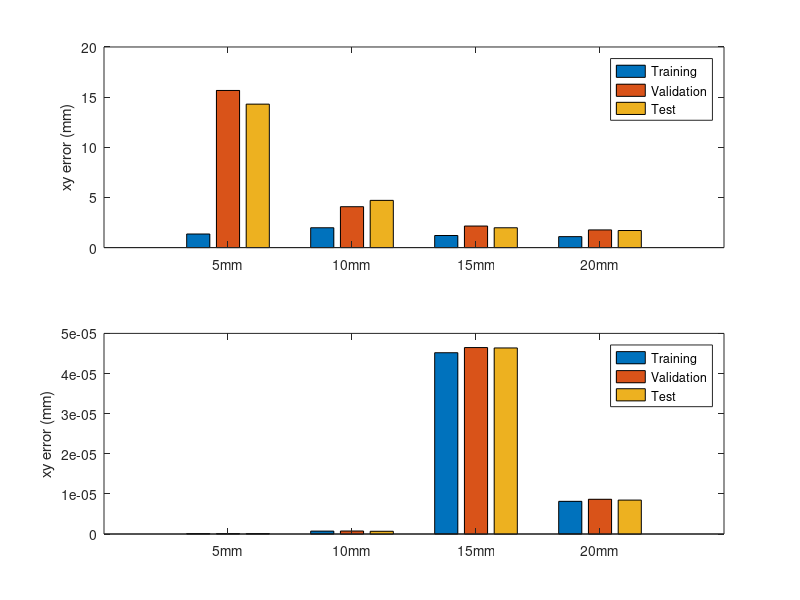

MATLAB code for this plot:
load('Extracted/Random/depthstrained.mat');

figure();
subplot(2,1,1);

bar(1000*[trainmeansd05(1) valmeansd05(1) testmeansd05(1);...
    trainmeansd10(1) valmeansd10(1) testmeansd10(1);...
    trainmeansd15(1) valmeansd15(1) testmeansd15(1);...
    trainmeansd20(1) valmeansd20(1) testmeansd20(1)]);
ylabel('xy error (mm)');
set(gca,'XTickLabel',{'5mm';'10mm';'15mm';'20mm'});
legend({'Training'; 'Validation'; 'Test'});

subplot(2,1,2);

bar(1000*[trainmeansd05(2) valmeansd05(2) testmeansd05(2);...
    trainmeansd10(2) valmeansd10(2) testmeansd10(2);...
    trainmeansd15(2) valmeansd15(2) testmeansd15(2);...
    trainmeansd20(2) valmeansd20(2) testmeansd20(2)]);
ylabel('xy error (mm)');
set(gca,'XTickLabel',{'5mm';'10mm';'15mm';'20mm'});
legend({'Training'; 'Validation'; 'Test'});